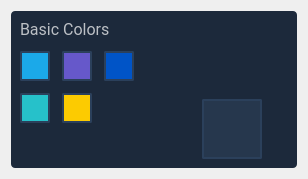
<?xml version="1.0" encoding="UTF-8"?>
<ui version="4.0">
 <class>ColorPicker</class>
 <widget class="QWidget" name="ColorPicker">
  <property name="geometry">
   <rect>
    <x>0</x>
    <y>0</y>
    <width>308</width>
    <height>179</height>
   </rect>
  </property>
  <property name="windowTitle">
   <string>Form</string>
  </property>
  <property name="styleSheet">
   <string notr="true">QWidget#picker 
{
	background-color: #1C293B;
	border: none;
	border-radius: 4px;
	outline: none;
}

QPushButton
{
	background-color: transparent;
	color: #8ec6f4;
	outline: none;
	padding-left: 8px;
	padding-right: 8px;
	padding-top: 8px;
	padding-bottom: 8px;
	border-radius: 4px;
}

QPushButton:hover
{
	background-color: rgba(140, 195, 240, 30);
}

QToolButton
{
	background-color: transparent;
	outline: none;
}

QToolButton:hover
{
	background-color: rgba(255, 255, 255, 25);
	border-radius: 2px;
	outline: none;
}

QLineEdit
{
	background-color: transparent;
	border: none;
	border-radius: 0px;
	padding-left: 0px;
	/*border-bottom: 1px solid rgba(255, 255, 255, 180);*/
	outline: none;
}

QLineEdit:hover
{
	/*border-bottom: 2px solid rgba(255, 255, 255, 230);*/
}


QLineEdit:focus
{
	/*border-bottom: 2px solid rgba(255, 255, 255, 230);*/
}

QComboBox
{
	background-color: transparent;
	border: none;
	border-radius: 0px;
	padding-left: 0px;
	/*border-bottom: 1px solid rgba(255, 255, 255, 180);*/
	outline: none;
}</string>
  </property>
  <layout class="QGridLayout" name="gridLayout">
   <item row="0" column="0">
    <widget class="QWidget" name="picker" native="true">
     <layout class="QGridLayout" name="gridLayout_3">
      <property name="horizontalSpacing">
       <number>30</number>
      </property>
      <item row="0" column="0">
       <layout class="QGridLayout" name="gridLayout_2">
        <property name="spacing">
         <number>12</number>
        </property>
        <item row="1" column="1">
         <widget class="QToolButton" name="color_2">
          <property name="minimumSize">
           <size>
            <width>30</width>
            <height>30</height>
           </size>
          </property>
          <property name="maximumSize">
           <size>
            <width>30</width>
            <height>30</height>
           </size>
          </property>
          <property name="cursor">
           <cursorShape>PointingHandCursor</cursorShape>
          </property>
          <property name="toolTip">
           <string>#6658ca</string>
          </property>
          <property name="styleSheet">
           <string notr="true">QToolButton
{
	background-radius: 2px;
	background-color: #6658ca;
	border: 2px solid #2b405b;
	border-radius: 2px;
}

QToolButton::checked
{
	padding: 2px;
	border: 2px solid #0190EA;
}</string>
          </property>
          <property name="text">
           <string/>
          </property>
          <property name="checkable">
           <bool>true</bool>
          </property>
          <property name="autoExclusive">
           <bool>true</bool>
          </property>
         </widget>
        </item>
        <item row="0" column="0" colspan="4">
         <widget class="QLabel" name="label">
          <property name="font">
           <font>
            <family>Roboto</family>
            <pointsize>12</pointsize>
           </font>
          </property>
          <property name="styleSheet">
           <string notr="true">color: rgba(255, 255, 255, 180);</string>
          </property>
          <property name="text">
           <string>Basic Colors</string>
          </property>
         </widget>
        </item>
        <item row="1" column="2">
         <widget class="QToolButton" name="color_3">
          <property name="minimumSize">
           <size>
            <width>30</width>
            <height>30</height>
           </size>
          </property>
          <property name="maximumSize">
           <size>
            <width>30</width>
            <height>30</height>
           </size>
          </property>
          <property name="cursor">
           <cursorShape>PointingHandCursor</cursorShape>
          </property>
          <property name="toolTip">
           <string>#0054c7</string>
          </property>
          <property name="styleSheet">
           <string notr="true">QToolButton
{
	background-radius: 2px;
	background-color: #0054c7;
	border: 2px solid #2b405b;
	border-radius: 2px;
}

QToolButton::checked
{
	padding: 2px;
	border: 2px solid #0190EA;
}</string>
          </property>
          <property name="text">
           <string/>
          </property>
          <property name="checkable">
           <bool>true</bool>
          </property>
          <property name="autoExclusive">
           <bool>true</bool>
          </property>
         </widget>
        </item>
        <item row="2" column="0">
         <widget class="QToolButton" name="color_4">
          <property name="minimumSize">
           <size>
            <width>30</width>
            <height>30</height>
           </size>
          </property>
          <property name="maximumSize">
           <size>
            <width>30</width>
            <height>30</height>
           </size>
          </property>
          <property name="cursor">
           <cursorShape>PointingHandCursor</cursorShape>
          </property>
          <property name="toolTip">
           <string>#26c1ca</string>
          </property>
          <property name="styleSheet">
           <string notr="true">QToolButton
{
	background-radius: 2px;
	background-color: #26c1ca;
	border: 2px solid #2b405b;
	border-radius: 2px;
}

QToolButton::checked
{
	padding: 2px;
	border: 2px solid #0190EA;
}</string>
          </property>
          <property name="text">
           <string/>
          </property>
          <property name="checkable">
           <bool>true</bool>
          </property>
          <property name="autoExclusive">
           <bool>true</bool>
          </property>
         </widget>
        </item>
        <item row="1" column="0">
         <widget class="QToolButton" name="color_1">
          <property name="minimumSize">
           <size>
            <width>30</width>
            <height>30</height>
           </size>
          </property>
          <property name="maximumSize">
           <size>
            <width>30</width>
            <height>30</height>
           </size>
          </property>
          <property name="cursor">
           <cursorShape>PointingHandCursor</cursorShape>
          </property>
          <property name="toolTip">
           <string>#1ba9e9</string>
          </property>
          <property name="styleSheet">
           <string notr="true">QToolButton
{
	background-radius: 2px;
	background-color: #1ba9e9;
	border: 2px solid #2b405b;
	border-radius: 2px;
}

QToolButton::checked
{
	padding: 2px;
	border: 2px solid #0190EA;
}</string>
          </property>
          <property name="text">
           <string/>
          </property>
          <property name="checkable">
           <bool>true</bool>
          </property>
          <property name="autoExclusive">
           <bool>true</bool>
          </property>
         </widget>
        </item>
        <item row="2" column="1">
         <widget class="QToolButton" name="color_5">
          <property name="minimumSize">
           <size>
            <width>30</width>
            <height>30</height>
           </size>
          </property>
          <property name="maximumSize">
           <size>
            <width>30</width>
            <height>30</height>
           </size>
          </property>
          <property name="cursor">
           <cursorShape>PointingHandCursor</cursorShape>
          </property>
          <property name="toolTip">
           <string>#fccb01</string>
          </property>
          <property name="styleSheet">
           <string notr="true">QToolButton
{
	background-radius: 2px;
	background-color: #fccb01;
	border: 2px solid #2b405b;
	border-radius: 2px;
}

QToolButton::checked
{
	padding: 2px;
	border: 2px solid #0190EA;
}</string>
          </property>
          <property name="text">
           <string/>
          </property>
          <property name="checkable">
           <bool>true</bool>
          </property>
          <property name="autoExclusive">
           <bool>true</bool>
          </property>
         </widget>
        </item>
        <item row="3" column="0" colspan="4">
         <spacer name="verticalSpacer">
          <property name="orientation">
           <enum>Qt::Vertical</enum>
          </property>
          <property name="sizeHint" stdset="0">
           <size>
            <width>20</width>
            <height>40</height>
           </size>
          </property>
         </spacer>
        </item>
       </layout>
      </item>
      <item row="0" column="1">
       <layout class="QVBoxLayout" name="verticalLayout">
        <property name="spacing">
         <number>12</number>
        </property>
        <item>
         <widget class="MaterialOutlinedLineEdit" name="color_edit">
          <property name="minimumSize">
           <size>
            <width>100</width>
            <height>67</height>
           </size>
          </property>
          <property name="maximumSize">
           <size>
            <width>16777215</width>
            <height>67</height>
           </size>
          </property>
          <property name="font">
           <font>
            <family>Roboto</family>
            <pointsize>11</pointsize>
           </font>
          </property>
         </widget>
        </item>
        <item>
         <layout class="QHBoxLayout" name="horizontalLayout">
          <item>
           <widget class="QLabel" name="color_choice">
            <property name="minimumSize">
             <size>
              <width>60</width>
              <height>60</height>
             </size>
            </property>
            <property name="maximumSize">
             <size>
              <width>60</width>
              <height>60</height>
             </size>
            </property>
            <property name="styleSheet">
             <string notr="true">background-radius: 2px;
background-color: #26374d;
border: 2px solid #2b405b;
border-radius: 2px;</string>
            </property>
            <property name="text">
             <string/>
            </property>
           </widget>
          </item>
         </layout>
        </item>
       </layout>
      </item>
     </layout>
    </widget>
   </item>
  </layout>
 </widget>
 <customwidgets>
  <customwidget>
   <class>MaterialOutlinedLineEdit</class>
   <extends>QLineEdit</extends>
   <header>view.widgets.material_outlined_line_edit.h</header>
  </customwidget>
 </customwidgets>
 <resources/>
 <connections/>
</ui>
